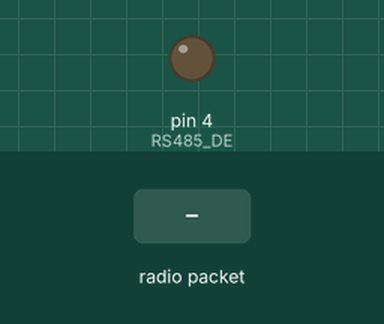
Recording of a sketch running on a simulated Arduino Uno, built with avr-gcc and run on an emulated ATmega328P. Parts: output pins drawn as LEDs (lit = HIGH). The inputs (shaded band) are chosen by the test bench. No radio packets arrive unless stated.

Above: at 1.2 s.
1.3 s: radio packet "1" arrives
Timing chart, 0 to 4.3 s (numbered marks = the images above; inputs shaded):
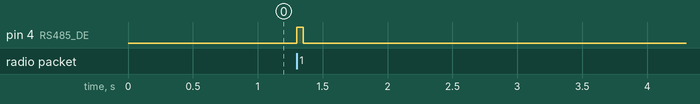

Measured:
- after the input at 1.3 s, pin 4 (RS485_DE): LOW → HIGH at once, → LOW 0.05 s later

The sketch:

code_2.ino
```cpp
#include <SPI.h>
#include <nRF24L01.h>
#include <RF24.h>
#include <SoftwareSerial.h>

#define RS485_RX 2
#define RS485_TX 3
#define RS485_DE 4

#define PACKET_SIZE 33

SoftwareSerial RS485Serial(RS485_RX, RS485_TX);

RF24 radio(9, 10);
const byte addresses[][6] = { "00001", "00002" };

char encodeChar(char c) {
  // Encode the character in some way (e.g., using a simple shift cipher)
  return c + 1;
}

char decodeChar(char c) {
  // Decode the character in the same way it was encoded
  return c - 1;
}

void encodePacket(char* packet, int len) {
  for (int i = 0; i < len; i++) {
    packet[i] = encodeChar(packet[i]);
  }
}

void decodePacket(char* packet, int len) {
  for (int i = 0; i < len; i++) {
    packet[i] = decodeChar(packet[i]);
  }
}

void setup() {
  // Serial.begin(9600);
  RS485Serial.begin(9600);
  SPI.setClockDivider(SPI_CLOCK_DIV2);
  pinMode(RS485_DE, OUTPUT);
  digitalWrite(RS485_DE, LOW);
  radio.begin();
  radio.openWritingPipe(addresses[1]);
  radio.openReadingPipe(1, addresses[1]);
  radio.setChannel(100);
  radio.setPALevel(RF24_PA_MAX);
  radio.setAutoAck(true);
  radio.setDataRate(RF24_2MBPS);
  radio.startListening();
}

void loop() {
  char receivedPacket[PACKET_SIZE];
  int receivedIndex = 0;

  if (radio.available()) {
    radio.read(receivedPacket, sizeof(receivedPacket));
    receivedIndex = receivedPacket[0]; // Read the length of the packet

    if (receivedIndex > 0) {
      decodePacket(&receivedPacket[1], receivedIndex); // Decode the received packet
      digitalWrite(RS485_DE, HIGH);
      RS485Serial.write(&receivedPacket[1], receivedIndex);  // Write the entire buffer at once
      digitalWrite(RS485_DE, LOW);
    }
  }

  char sendPacket[PACKET_SIZE] = {};
  int sendIndex = 0;

  while (RS485Serial.available()) {
    if (sendIndex < PACKET_SIZE - 1) {  // Buffer the data to be transmitted
      sendPacket[sendIndex + 1] = RS485Serial.read(); // Add 1 to skip the first byte, which will hold the length of the packet
      sendIndex++;
    }
  }

  if (sendIndex > 0) {
    encodePacket(&sendPacket[1], sendIndex); // Encode the data to be sent
    sendPacket[0] = sendIndex; // Set the first byte to indicate the length of the packet
    radio.stopListening();
    radio.write(sendPacket, sendIndex + 1);  // Write the entire buffer at once (+1 to include the length byte)
    radio.startListening();
  }
}
```
